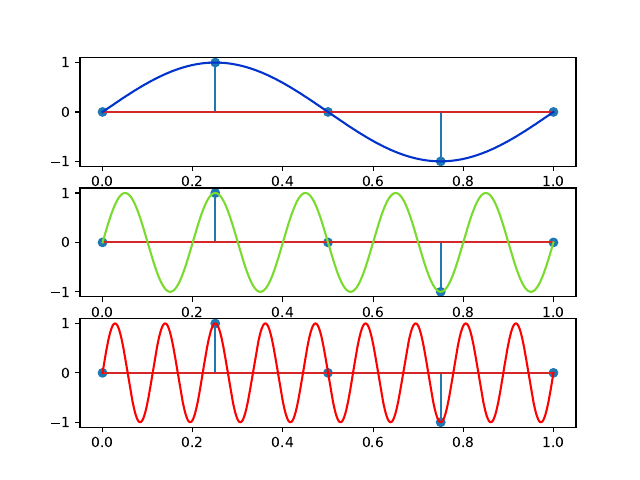

The script that saved this image:
import numpy as np
import matplotlib.pyplot as plt

fake_time = np.linspace(0, 1, 5)
true_time = np.linspace(0, 1, 1024)
signal1 = np.array([np.sin(2*np.pi*t) for t in true_time])
signal2 = np.array([np.sin(10*np.pi*t) for t in true_time])
signal3 = np.array([np.sin(18*np.pi*t) for t in true_time])

points = np.array([np.sin(2*np.pi*t) for t in fake_time])

fig, axs = plt.subplots(3)
axs[0].stem(fake_time, points)
axs[0].plot(true_time, signal1, color='#0233CC')

axs[1].stem(fake_time, points)
axs[1].plot(true_time, signal2, color='#79DB2E')

axs[2].stem(fake_time, points)
axs[2].plot(true_time, signal3, color='r')

plt.savefig("ex2.pdf")